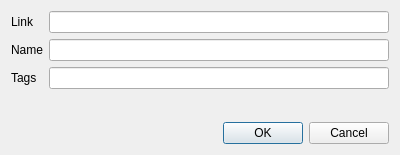
<?xml version="1.0" encoding="UTF-8"?>
<ui version="4.0">
 <class>AddNewLink</class>
 <widget class="QDialog" name="AddNewLink">
  <property name="geometry">
   <rect>
    <x>0</x>
    <y>0</y>
    <width>400</width>
    <height>155</height>
   </rect>
  </property>
  <property name="sizePolicy">
   <sizepolicy hsizetype="Minimum" vsizetype="Minimum">
    <horstretch>0</horstretch>
    <verstretch>0</verstretch>
   </sizepolicy>
  </property>
  <property name="windowTitle">
   <string>Dialog</string>
  </property>
  <layout class="QVBoxLayout" name="verticalLayout">
   <item>
    <layout class="QFormLayout" name="formLayout">
     <property name="fieldGrowthPolicy">
      <enum>QFormLayout::AllNonFixedFieldsGrow</enum>
     </property>
     <item row="0" column="0">
      <widget class="QLabel" name="label">
       <property name="text">
        <string>Link</string>
       </property>
      </widget>
     </item>
     <item row="0" column="1">
      <widget class="QLineEdit" name="leLink"/>
     </item>
     <item row="1" column="0">
      <widget class="QLabel" name="label_2">
       <property name="text">
        <string>Name</string>
       </property>
      </widget>
     </item>
     <item row="1" column="1">
      <widget class="QLineEdit" name="leName"/>
     </item>
     <item row="2" column="0">
      <widget class="QLabel" name="label_3">
       <property name="text">
        <string>Tags</string>
       </property>
      </widget>
     </item>
     <item row="2" column="1">
      <widget class="QLineEdit" name="leTags"/>
     </item>
    </layout>
   </item>
   <item>
    <widget class="QDialogButtonBox" name="buttonBox">
     <property name="orientation">
      <enum>Qt::Horizontal</enum>
     </property>
     <property name="standardButtons">
      <set>QDialogButtonBox::Cancel|QDialogButtonBox::Ok</set>
     </property>
    </widget>
   </item>
  </layout>
 </widget>
 <resources/>
 <connections>
  <connection>
   <sender>buttonBox</sender>
   <signal>accepted()</signal>
   <receiver>AddNewLink</receiver>
   <slot>accept()</slot>
   <hints>
    <hint type="sourcelabel">
     <x>248</x>
     <y>254</y>
    </hint>
    <hint type="destinationlabel">
     <x>157</x>
     <y>274</y>
    </hint>
   </hints>
  </connection>
  <connection>
   <sender>buttonBox</sender>
   <signal>rejected()</signal>
   <receiver>AddNewLink</receiver>
   <slot>reject()</slot>
   <hints>
    <hint type="sourcelabel">
     <x>316</x>
     <y>260</y>
    </hint>
    <hint type="destinationlabel">
     <x>286</x>
     <y>274</y>
    </hint>
   </hints>
  </connection>
 </connections>
</ui>
